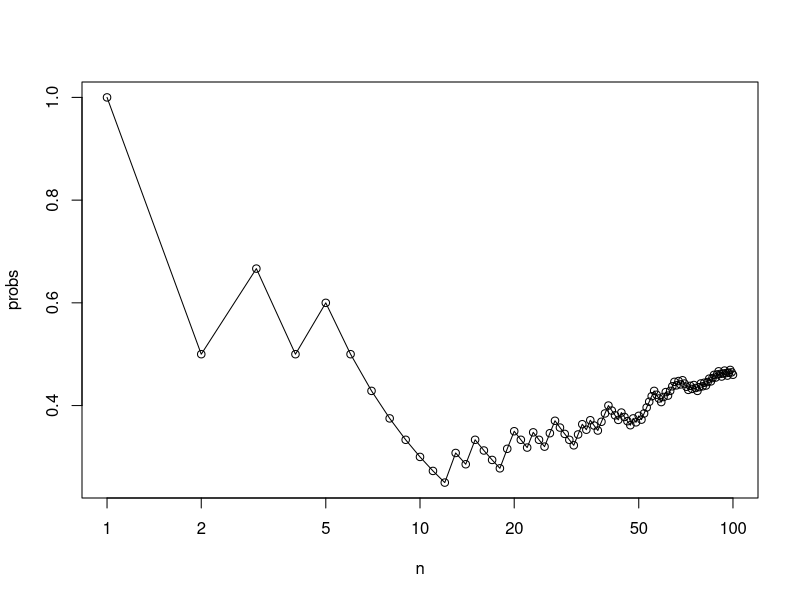
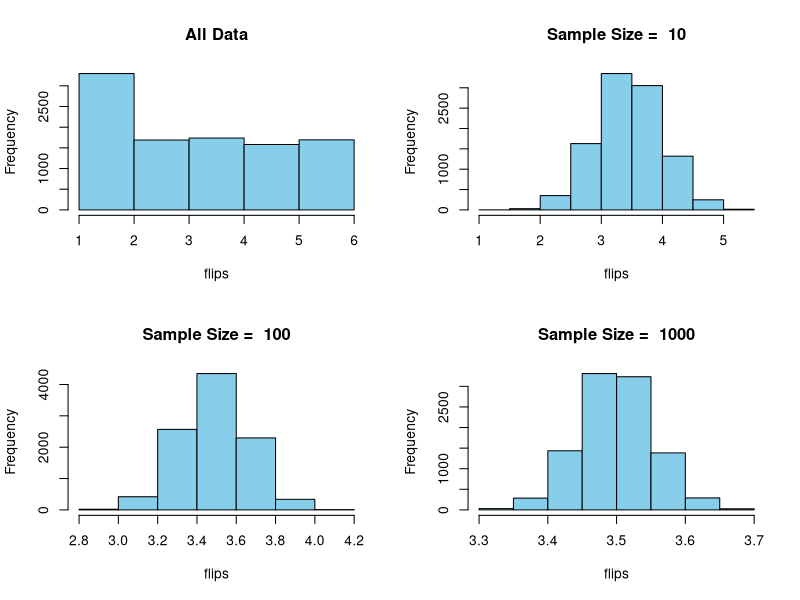

Reproduce these figures in R, in order. (Note: this script raises an error after producing the figures.)
##---- Sampling

N <- 100
flips <- sample(x=c(0,1), prob=c(.5, .5), size=N, replace=T)
cum <- cumsum(flips)
n <- 1:N
probs <- cum / n
plot(n, probs, type="o", log="x")

#----

##---- Sampling Distribution Simulation

samplingDist <- function(sampleSize, N) {
    flips <- NULL
    for (i in 1:N) {
        flips <- rbind(flips,mean(sample(x=seq(1, 6), prob=rep(1/6, 6), size=sampleSize, replace=T)))
    }
    hist(flips, breaks=6, col="skyblue", main=paste("Sample Size = ", sampleSize))

    cat("\n\n")
    cat("Sample Size: ", sampleSize)
    cat("\n", "Mean = ", mean(flips), "\n", "Std Dev =", sd(as.vector(flips)))
}

samplingDistributionSimu <- function () {
    N <- 10000
    flips <- sample(x=seq(1,6), prob=rep(1/6, 6), size=N, replace=T)

    par(mfrow=c(2,2))
    hist(flips, breaks=6, col="skyblue", main="All Data")
    cat("\n")
    cat("All Data")
    cat("\n", "Mean = ", mean(flips), "\n", "Std Dev =", sd(flips))

    samplingDist(10, N)
    samplingDist(100, N)
    samplingDist(1000, N)

    cat("\n\n")
    par(mfrow=c(1,1))
}
samplingDistributionSimu()

#----

#---- Confidence Interval Simulation

confidenceIntervalSimu <- function() {
    sampleSize <- 500
    popMean <- 100
    popStdDev <- 50
    reps <- 30
    zValue <- 1.96

    results <- c()
    for (i in 1:reps) {
        data <- rnorm(sampleSize, popMean, popStdDev)
        sampleMean <- mean(data)

        lower <- sampleMean - zValue*popStdDev/sqrt(sampleSize)
        higher <- sampleMean + zValue*popStdDev/sqrt(sampleSize)
        results <- rbind(results, c(round(sampleMean, digits=2),
                                    paste(round(lower, digits=2), round(higher, digits=2), sep=", "),
                                    popMean,
                                    popMean <= higher && popMean >= lower))
    }

    cat("\nPopulation Mean: ", popMean, "\nPopulation Std Dev: ", popStdDev,
        "\nSample Size: ", sampleSize, "\nReps: ", reps)

    cat("\nWithin CI: ", length(which(output[,4]==T))/reps * 100, "%")
    cat("\n")

    output <- matrix(results, reps, 4,
                     dimnames=list(rep("", reps),
                     c("Sample Mean", "Confidence Interval", "Pop Mean", "Within CI")))

    colnames(output) <- c("Sample Mean", "Confidence Interval", "Pop Mean", "Within CI")
    rownames(output) <- rep("", reps)
    print(output, min.colwidth=20, page.width=100, prefix.width=0, quote=F)
}

confidenceIntervalSimu()
#----

##---- Hypothesis Testing Simulation}
pValue <- function(t.stat, df, two.tailed=F) {
    pVal <- .5 - abs(.5-pt(t.stat, df))

    if(two.tailed) {
        pVal <- 2*pVal
    }

    pVal
}
hypothesisTestingSimu <- function() {

    popMean <- 11
    popVar <- 5

    nullMean <- 10
    numSamples <- 100
    two.tailed <- T
    alpha <- .05
    sampleSize <- 30

    output <- NULL
    decisions <- c()
    for (i in 1:numSamples) {
        popMean <- 10
        popVar <- 5
        data <- rnorm(sampleSize, popMean, sqrt(popVar))

        t.stat <- (mean(data) - nullMean) / sqrt(var(data)/sampleSize)
        prob <- pValue(t.stat, sampleSize-1, two.tailed)
        t.prob <- t.test(data, mu=nullMean)$p.value

        if (prob < alpha) {
            decision = "REJECT"
        } else {
            decision = "RETAIN"
        }

        decisions <- c(decisions, decision)
        output <- rbind(output,
                        cbind(round(mean(data), digits=2), round(sqrt(var(data)), digits=2),
                              round(t.stat, digits=3), decision, round(prob, digits=3), round(t.prob, digits=3)))

    }

    dimnames(output) <- list(rep("", numSamples),
                             c("Sample Mean", "Sample SD", "t-stat", "Decision", "p-Value", "t.test$p.value"))

    cat("% RETAINED: ", length(decisions[decisions=="RETAIN"]) / length(decisions) * 100, "%")
    cat("\n")

    print(output, min.colwidth=15, prefix.width=0, quote=F)

}
hypothesisTestingSimu()
#----
